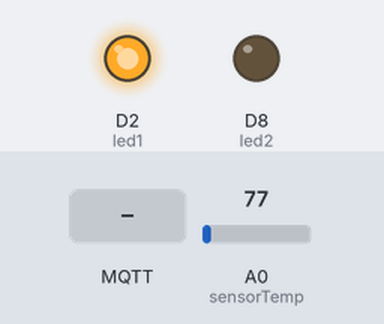
This sketch was run on a simulated ESP8266 (NodeMCU). On the bench: output pins drawn as LEDs (lit = HIGH). The inputs (shaded band) are chosen by the test bench; at power-on: A0 (sensorTemp) = 77. WiFi joins after 1.5 s; servers stay silent unless stated; no MQTT or app messages arrive unless stated; what the sketch prints to the serial monitor is not drawn.

Above: at 2.7 s.
2.8 s: MQTT message "on" arrives on the first subscribed topic
At 4.7 s:
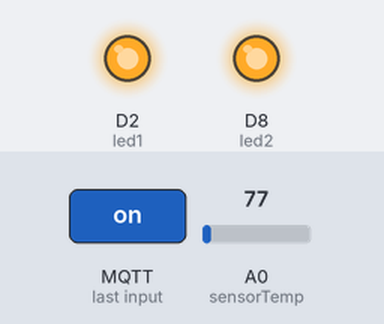
5.0 s: A0 (sensorTemp) set to 183
6.7 s: A0 (sensorTemp) set to 214
At 7.9 s:
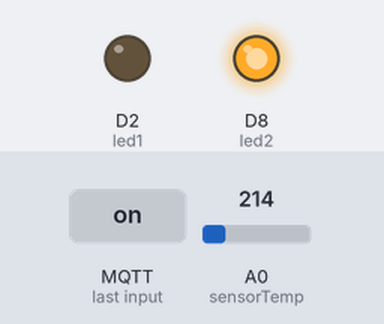
9.0 s: A0 (sensorTemp) set to 169
At 10.7 s:
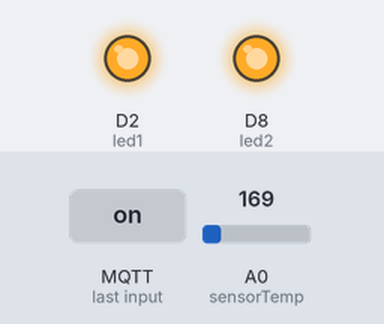
11.0 s: A0 (sensorTemp) set to 246
At 12.2 s:
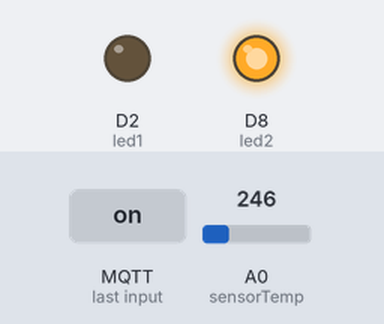
Timing chart, 0 to 14.0 s (numbered marks = the images above; inputs shaded):
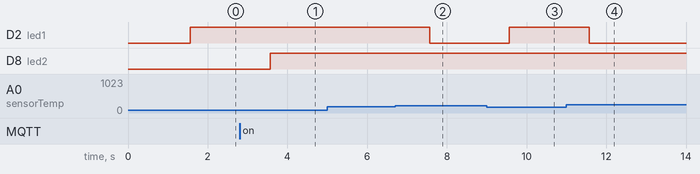

Measured:
- the behaviour switches between 199 and 200 on A0 (sensorTemp) (found by bisection; images 1 and 2)
- after the input at 2.8 s, D8 (led2): LOW → HIGH after 0.77 s
- after the input at 5.0 s, every drawn part: stays the same
- after the input at 6.7 s, D2 (led1): HIGH → LOW after 0.87 s
- after the input at 9.0 s, D2 (led1): LOW → HIGH after 0.57 s
- after the input at 11.0 s, D2 (led1): HIGH → LOW after 0.57 s

The sketch:

Sensor_Temperatura.ino
```cpp
#include <ESP8266WiFi.h>
#include <PubSubClient.h>
#include "credenciales.h"

const char* servidor_mqtt = "192.168.0.11"; //ip de las raspberry
int puerto = 1883;

WiFiClient clientNode;
PubSubClient client (clientNode);

//-------------------------variables y pines--------------
#define sensorTemp A0
#define led1 D2
#define led2 D8
int valor;

String _topic;
String _payload;
//---------------------------------------------------------

void configuracion_wifi() //funcion para conectar al wifi
{
  delay(10);
  WiFi.begin(ssid, password); //se inicia la conexion
  while( WiFi.status() != WL_CONNECTED)
  {
    delay(500); //se reintenta establecer conexion
  }
}

void reconnect() //funcion para establecer conexion con el broker mqtt
{
  while(!client.connected())
  {
    Serial.println("Intentando conexion MQTT");
    if (client.connect("NodeMCUClient"))
    {
      Serial.println("Conectado!");
      client.subscribe("casa/habitacion/led2");
    }
    else
    {
      Serial.print("Falla, Estado : ");
      Serial.print(client.state());
      Serial.println("Intentado conexion nuevamente en 5 segundos...");
      delay(5000);
    }

  }
}

//---------------funcion callback de suscripcion--------------
void callback(char* topic, byte* payload, unsigned int length)
{
  String conc_payload;
  for (int x=0; x<length; x++) //guarda en conc_playload el mensaje
  {
    conc_payload += (char)payload[x];
  }
  _topic = topic;
  _payload = conc_payload;
}

void setup() {
  Serial.begin( 115200 );
  pinMode(sensorTemp,INPUT);
  pinMode(led1, OUTPUT);
  pinMode(led2, OUTPUT);
  configuracion_wifi();
  client.setServer( servidor_mqtt, puerto );
  client.setCallback(callback);
}

void loop() {

  if (!client.connected())
  {
    reconnect();
  }
  client.loop(); //para mantener la conexion con el broker

  valor = analogRead(sensorTemp);
  client.publish("casa/habitacion/temperatura", String(valor).c_str());
  if (valor < 200) //apaga o prende el led dependiendo del sensor
  {
    digitalWrite(led1, HIGH);
  }
  else
  {
    digitalWrite(led1, LOW);
  }

  if (_payload == "on") //apaga o prende el led por interruptor
  {
    digitalWrite(led2, HIGH);
  }
  if (_payload == "off")
  {
    digitalWrite(led2, LOW);
  }

  delay(1000);
}
```

credenciales.h
```cpp
const char* ssid = "Nombre_wifi";
const char* password = "contraseña";
```
